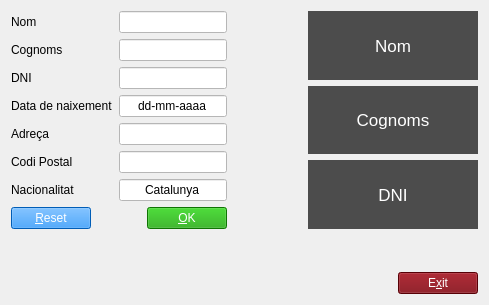
<?xml version="1.0" encoding="UTF-8"?>
<ui version="4.0">
 <class>MyForm</class>
 <widget class="QWidget" name="MyForm">
  <property name="geometry">
   <rect>
    <x>0</x>
    <y>0</y>
    <width>489</width>
    <height>305</height>
   </rect>
  </property>
  <property name="windowTitle">
   <string>Formulari</string>
  </property>
  <layout class="QVBoxLayout" name="verticalLayout_6">
   <item>
    <layout class="QHBoxLayout" name="horizontalLayout_3">
     <item>
      <layout class="QVBoxLayout" name="verticalLayout_3">
       <item>
        <layout class="QHBoxLayout" name="horizontalLayout">
         <item>
          <layout class="QVBoxLayout" name="verticalLayout">
           <item>
            <widget class="QLabel" name="label">
             <property name="text">
              <string>Nom</string>
             </property>
            </widget>
           </item>
           <item>
            <widget class="QLabel" name="label_4">
             <property name="text">
              <string>Cognoms</string>
             </property>
            </widget>
           </item>
           <item>
            <widget class="QLabel" name="label_7">
             <property name="text">
              <string>DNI</string>
             </property>
            </widget>
           </item>
           <item>
            <widget class="QLabel" name="label_6">
             <property name="text">
              <string>Data de naixement</string>
             </property>
            </widget>
           </item>
           <item>
            <widget class="QLabel" name="label_5">
             <property name="text">
              <string>Adreça</string>
             </property>
            </widget>
           </item>
           <item>
            <widget class="QLabel" name="label_3">
             <property name="text">
              <string>Codi Postal</string>
             </property>
            </widget>
           </item>
           <item>
            <widget class="QLabel" name="label_2">
             <property name="text">
              <string>Nacionalitat</string>
             </property>
            </widget>
           </item>
          </layout>
         </item>
         <item>
          <layout class="QVBoxLayout" name="verticalLayout_2">
           <item>
            <widget class="QLineEdit" name="lineEdit_2">
             <property name="styleSheet">
              <string notr="true">color: rgb(0, 0, 0);
background-color: rgb(255, 255, 255);Ex-4_MaquinaEscriure</string>
             </property>
             <property name="alignment">
              <set>Qt::AlignCenter</set>
             </property>
            </widget>
           </item>
           <item>
            <widget class="QLineEdit" name="lineEdit_8">
             <property name="styleSheet">
              <string notr="true">color: rgb(0, 0, 0);
background-color: rgb(255, 255, 255);Ex-4_MaquinaEscriure</string>
             </property>
             <property name="alignment">
              <set>Qt::AlignCenter</set>
             </property>
            </widget>
           </item>
           <item>
            <widget class="QLineEdit" name="lineEdit_3">
             <property name="styleSheet">
              <string notr="true">color: rgb(0, 0, 0);
background-color: rgb(255, 255, 255);Ex-4_MaquinaEscriure</string>
             </property>
             <property name="alignment">
              <set>Qt::AlignCenter</set>
             </property>
            </widget>
           </item>
           <item>
            <widget class="QLineEdit" name="lineEdit_4">
             <property name="styleSheet">
              <string notr="true">color: rgb(0, 0, 0);
background-color: rgb(255, 255, 255);Ex-4_MaquinaEscriure</string>
             </property>
             <property name="text">
              <string>dd-mm-aaaa</string>
             </property>
             <property name="alignment">
              <set>Qt::AlignCenter</set>
             </property>
            </widget>
           </item>
           <item>
            <widget class="QLineEdit" name="lineEdit_5">
             <property name="styleSheet">
              <string notr="true">color: rgb(0, 0, 0);
background-color: rgb(255, 255, 255);Ex-4_MaquinaEscriure</string>
             </property>
             <property name="alignment">
              <set>Qt::AlignCenter</set>
             </property>
            </widget>
           </item>
           <item>
            <widget class="QLineEdit" name="lineEdit_6">
             <property name="styleSheet">
              <string notr="true">color: rgb(0, 0, 0);
background-color: rgb(255, 255, 255);Ex-4_MaquinaEscriure</string>
             </property>
             <property name="alignment">
              <set>Qt::AlignCenter</set>
             </property>
            </widget>
           </item>
           <item>
            <widget class="QLineEdit" name="lineEdit_7">
             <property name="styleSheet">
              <string notr="true">color: rgb(0, 0, 0);
background-color: rgb(255, 255, 255);Ex-4_MaquinaEscriure</string>
             </property>
             <property name="text">
              <string>Catalunya</string>
             </property>
             <property name="alignment">
              <set>Qt::AlignCenter</set>
             </property>
            </widget>
           </item>
          </layout>
         </item>
        </layout>
       </item>
       <item>
        <layout class="QHBoxLayout" name="horizontalLayout_2">
         <item>
          <widget class="QPushButton" name="pushButton_2">
           <property name="styleSheet">
            <string notr="true">color: rgb(255, 255, 255);
background-color: rgb(0, 130, 255);</string>
           </property>
           <property name="text">
            <string>&amp;Reset</string>
           </property>
          </widget>
         </item>
         <item>
          <spacer name="horizontalSpacer">
           <property name="orientation">
            <enum>Qt::Horizontal</enum>
           </property>
           <property name="sizeHint" stdset="0">
            <size>
             <width>40</width>
             <height>20</height>
            </size>
           </property>
          </spacer>
         </item>
         <item>
          <widget class="QPushButton" name="pushButton_3">
           <property name="styleSheet">
            <string notr="true">color: rgb(255, 255, 255);
background-color: rgb(21, 163, 4);</string>
           </property>
           <property name="text">
            <string>&amp;OK</string>
           </property>
          </widget>
         </item>
        </layout>
       </item>
      </layout>
     </item>
     <item>
      <spacer name="horizontalSpacer_3">
       <property name="orientation">
        <enum>Qt::Horizontal</enum>
       </property>
       <property name="sizeHint" stdset="0">
        <size>
         <width>40</width>
         <height>20</height>
        </size>
       </property>
      </spacer>
     </item>
     <item>
      <layout class="QVBoxLayout" name="verticalLayout_4">
       <item>
        <widget class="MyLabel" name="label_12">
         <property name="minimumSize">
          <size>
           <width>170</width>
           <height>50</height>
          </size>
         </property>
         <property name="font">
          <font>
           <pointsize>13</pointsize>
           <weight>50</weight>
           <bold>false</bold>
          </font>
         </property>
         <property name="styleSheet">
          <string notr="true">background-color: rgb(76, 76, 76);
color: rgb(255, 255, 255);</string>
         </property>
         <property name="text">
          <string>Nom</string>
         </property>
         <property name="alignment">
          <set>Qt::AlignCenter</set>
         </property>
        </widget>
       </item>
       <item>
        <widget class="MyLabel" name="label_10">
         <property name="minimumSize">
          <size>
           <width>170</width>
           <height>50</height>
          </size>
         </property>
         <property name="font">
          <font>
           <pointsize>13</pointsize>
           <weight>50</weight>
           <bold>false</bold>
          </font>
         </property>
         <property name="styleSheet">
          <string notr="true">background-color: rgb(76, 76, 76);
color: rgb(255, 255, 255);</string>
         </property>
         <property name="text">
          <string>Cognoms</string>
         </property>
         <property name="alignment">
          <set>Qt::AlignCenter</set>
         </property>
        </widget>
       </item>
       <item>
        <widget class="MyLabel" name="label_11">
         <property name="minimumSize">
          <size>
           <width>170</width>
           <height>50</height>
          </size>
         </property>
         <property name="font">
          <font>
           <pointsize>13</pointsize>
           <weight>50</weight>
           <bold>false</bold>
          </font>
         </property>
         <property name="styleSheet">
          <string notr="true">background-color: rgb(76, 76, 76);
color: rgb(255, 255, 255);</string>
         </property>
         <property name="text">
          <string>DNI</string>
         </property>
         <property name="alignment">
          <set>Qt::AlignCenter</set>
         </property>
        </widget>
       </item>
      </layout>
     </item>
    </layout>
   </item>
   <item>
    <layout class="QVBoxLayout" name="verticalLayout_5">
     <item>
      <spacer name="verticalSpacer">
       <property name="orientation">
        <enum>Qt::Vertical</enum>
       </property>
       <property name="sizeHint" stdset="0">
        <size>
         <width>20</width>
         <height>40</height>
        </size>
       </property>
      </spacer>
     </item>
     <item>
      <layout class="QHBoxLayout" name="horizontalLayout_4">
       <item>
        <spacer name="horizontalSpacer_2">
         <property name="orientation">
          <enum>Qt::Horizontal</enum>
         </property>
         <property name="sizeHint" stdset="0">
          <size>
           <width>40</width>
           <height>20</height>
          </size>
         </property>
        </spacer>
       </item>
       <item>
        <widget class="QPushButton" name="pushButton">
         <property name="styleSheet">
          <string notr="true">background-color: rgb(122, 0, 9);
color: rgb(255,255,255);
</string>
         </property>
         <property name="text">
          <string>E&amp;xit</string>
         </property>
        </widget>
       </item>
      </layout>
     </item>
    </layout>
   </item>
  </layout>
 </widget>
 <customwidgets>
  <customwidget>
   <class>MyLabel</class>
   <extends>QLabel</extends>
   <header>MtLabel.h</header>
   <slots>
    <signal>catchText()</signal>
    <slot>catchName()</slot>
    <slot>catchSurname()</slot>
    <slot>catchDNI()</slot>
   </slots>
  </customwidget>
 </customwidgets>
 <resources/>
 <connections>
  <connection>
   <sender>pushButton</sender>
   <signal>clicked()</signal>
   <receiver>MyForm</receiver>
   <slot>close()</slot>
   <hints>
    <hint type="sourcelabel">
     <x>421</x>
     <y>279</y>
    </hint>
    <hint type="destinationlabel">
     <x>453</x>
     <y>301</y>
    </hint>
   </hints>
  </connection>
  <connection>
   <sender>pushButton_2</sender>
   <signal>clicked()</signal>
   <receiver>lineEdit_2</receiver>
   <slot>clear()</slot>
   <hints>
    <hint type="sourcelabel">
     <x>40</x>
     <y>237</y>
    </hint>
    <hint type="destinationlabel">
     <x>157</x>
     <y>24</y>
    </hint>
   </hints>
  </connection>
  <connection>
   <sender>pushButton_2</sender>
   <signal>clicked()</signal>
   <receiver>lineEdit_8</receiver>
   <slot>clear()</slot>
   <hints>
    <hint type="sourcelabel">
     <x>53</x>
     <y>236</y>
    </hint>
    <hint type="destinationlabel">
     <x>148</x>
     <y>53</y>
    </hint>
   </hints>
  </connection>
  <connection>
   <sender>pushButton_2</sender>
   <signal>clicked()</signal>
   <receiver>lineEdit_3</receiver>
   <slot>clear()</slot>
   <hints>
    <hint type="sourcelabel">
     <x>66</x>
     <y>238</y>
    </hint>
    <hint type="destinationlabel">
     <x>144</x>
     <y>85</y>
    </hint>
   </hints>
  </connection>
  <connection>
   <sender>pushButton_2</sender>
   <signal>clicked()</signal>
   <receiver>lineEdit_4</receiver>
   <slot>clear()</slot>
   <hints>
    <hint type="sourcelabel">
     <x>78</x>
     <y>238</y>
    </hint>
    <hint type="destinationlabel">
     <x>143</x>
     <y>114</y>
    </hint>
   </hints>
  </connection>
  <connection>
   <sender>pushButton_2</sender>
   <signal>clicked()</signal>
   <receiver>lineEdit_5</receiver>
   <slot>clear()</slot>
   <hints>
    <hint type="sourcelabel">
     <x>85</x>
     <y>238</y>
    </hint>
    <hint type="destinationlabel">
     <x>138</x>
     <y>144</y>
    </hint>
   </hints>
  </connection>
  <connection>
   <sender>pushButton_2</sender>
   <signal>clicked()</signal>
   <receiver>lineEdit_6</receiver>
   <slot>clear()</slot>
   <hints>
    <hint type="sourcelabel">
     <x>20</x>
     <y>242</y>
    </hint>
    <hint type="destinationlabel">
     <x>144</x>
     <y>175</y>
    </hint>
   </hints>
  </connection>
  <connection>
   <sender>pushButton_2</sender>
   <signal>clicked()</signal>
   <receiver>lineEdit_7</receiver>
   <slot>clear()</slot>
   <hints>
    <hint type="sourcelabel">
     <x>30</x>
     <y>240</y>
    </hint>
    <hint type="destinationlabel">
     <x>150</x>
     <y>205</y>
    </hint>
   </hints>
  </connection>
  <connection>
   <sender>pushButton_3</sender>
   <signal>clicked()</signal>
   <receiver>label_12</receiver>
   <slot>catchName()</slot>
   <hints>
    <hint type="sourcelabel">
     <x>237</x>
     <y>241</y>
    </hint>
    <hint type="destinationlabel">
     <x>336</x>
     <y>74</y>
    </hint>
   </hints>
  </connection>
  <connection>
   <sender>pushButton_3</sender>
   <signal>clicked()</signal>
   <receiver>label_10</receiver>
   <slot>catchSurname()</slot>
   <hints>
    <hint type="sourcelabel">
     <x>206</x>
     <y>239</y>
    </hint>
    <hint type="destinationlabel">
     <x>349</x>
     <y>142</y>
    </hint>
   </hints>
  </connection>
  <connection>
   <sender>pushButton_3</sender>
   <signal>clicked()</signal>
   <receiver>label_11</receiver>
   <slot>catchDNI()</slot>
   <hints>
    <hint type="sourcelabel">
     <x>181</x>
     <y>240</y>
    </hint>
    <hint type="destinationlabel">
     <x>364</x>
     <y>212</y>
    </hint>
   </hints>
  </connection>
 </connections>
</ui>
